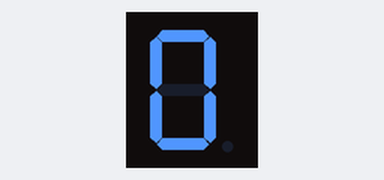
Bench run of a sketch on a simulated Arduino Uno, built with avr-gcc and run on an emulated ATmega328P. Parts: 1-digit seven-segment display. Wiring (inferred from the names in the program): 1-digit 7-segment display, segments lit when HIGH: segments pin 0, pin 1, pin 2, pin 3, pin 4, pin 5, pin 6. The segment pins are drawn as the display they are named for.

Above: at 0.1 s.
At 2.4 s:
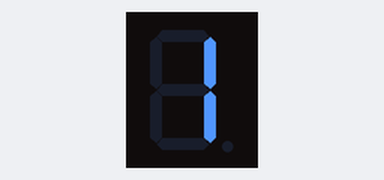
At 4.8 s:
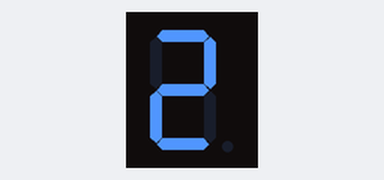
At 9.5 s:
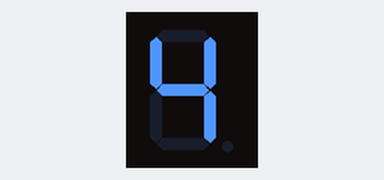
At 18.9 s:
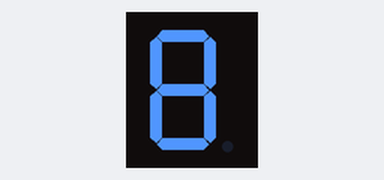
At 37.7 s:
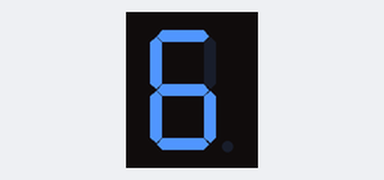

Measured:
- what the display in image 1 shows lasts 1.0 s, from 2.4 s to 3.4 s

The sketch:

sayici.ino
```cpp
#define a 0
#define b 1
#define c 2
#define d 3
#define e 4
#define f 5
#define g 6

void setup() {
  for(int i=0;i<7;i++){
    pinMode(i,OUTPUT);

  }

}

void loop() {
 // 0 için
    digitalWrite(a,HIGH);
    digitalWrite(b,HIGH);
    digitalWrite(c,HIGH);
    digitalWrite(d,HIGH);
    digitalWrite(e,HIGH);
    digitalWrite(f,HIGH);
    animasyon();
//**********************

  // 1 için
    digitalWrite(b,HIGH);
    digitalWrite(c,HIGH);
animasyon();
// 2 için
    digitalWrite(a,HIGH);
    digitalWrite(b,HIGH);
    digitalWrite(d,HIGH);
    digitalWrite(e,HIGH);
    digitalWrite(g,HIGH);
animasyon();
//3 için

    digitalWrite(a,HIGH);
    digitalWrite(b,HIGH);
    digitalWrite(c,HIGH);
    digitalWrite(d,HIGH);
    digitalWrite(g,HIGH);
animasyon();
// 4 için
    digitalWrite(b,HIGH);
    digitalWrite(c,HIGH);
    digitalWrite(f,HIGH);
    digitalWrite(g,HIGH);
animasyon();
// 5 için
    digitalWrite(a,HIGH);
    digitalWrite(c,HIGH);
    digitalWrite(d,HIGH);
    digitalWrite(f,HIGH);
    digitalWrite(g,HIGH);
animasyon();
// 6 için
    digitalWrite(a,HIGH);
    digitalWrite(c,HIGH);
    digitalWrite(d,HIGH);
    digitalWrite(e,HIGH);
    digitalWrite(f,HIGH);
    digitalWrite(g,HIGH);
    animasyon();

 //7 için
    digitalWrite(a,HIGH);
    digitalWrite(b,HIGH);
    digitalWrite(c,HIGH);
    animasyon();
// 8 için
    digitalWrite(a,HIGH);
    digitalWrite(b,HIGH);
    digitalWrite(c,HIGH);
    digitalWrite(d,HIGH);
    digitalWrite(e,HIGH);
    digitalWrite(f,HIGH);
    digitalWrite(g,HIGH);
    animasyon();
//9 için
    digitalWrite(a,HIGH);
    digitalWrite(b,HIGH);
    digitalWrite(c,HIGH);
    digitalWrite(f,HIGH);
    digitalWrite(g,HIGH);
    animasyon();
}

  void animasyon(){
  delay(1000);
    digitalWrite(a,LOW);
    digitalWrite(b,LOW);
    digitalWrite(c,LOW);
    digitalWrite(d,LOW);
    digitalWrite(e,LOW);
    digitalWrite(f,LOW);
    digitalWrite(g,LOW);
    delay(1000);
    digitalWrite(a,HIGH);
    delay(50);
    digitalWrite(b,HIGH);
    digitalWrite(a,LOW);
    delay(50);
    digitalWrite(c,HIGH);
    digitalWrite(b,LOW);
    delay(50);
    digitalWrite(d,HIGH);
    digitalWrite(c,LOW);
    delay(50);
    digitalWrite(e,HIGH);
    digitalWrite(d,LOW);
    delay(50);
    digitalWrite(f,HIGH);
    digitalWrite(e,LOW);
    delay(50);
    digitalWrite(f,LOW);
    delay(50);
  }
```
